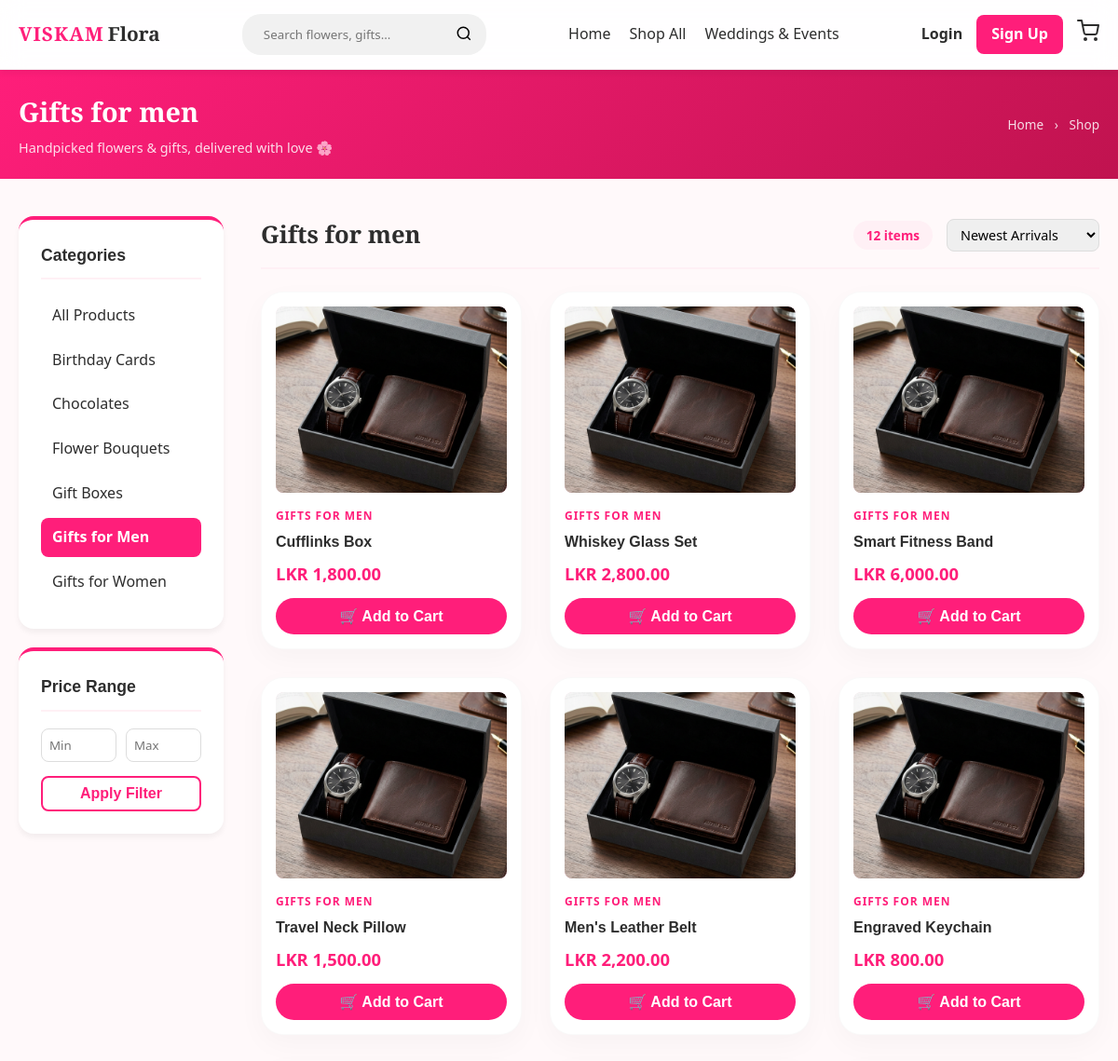
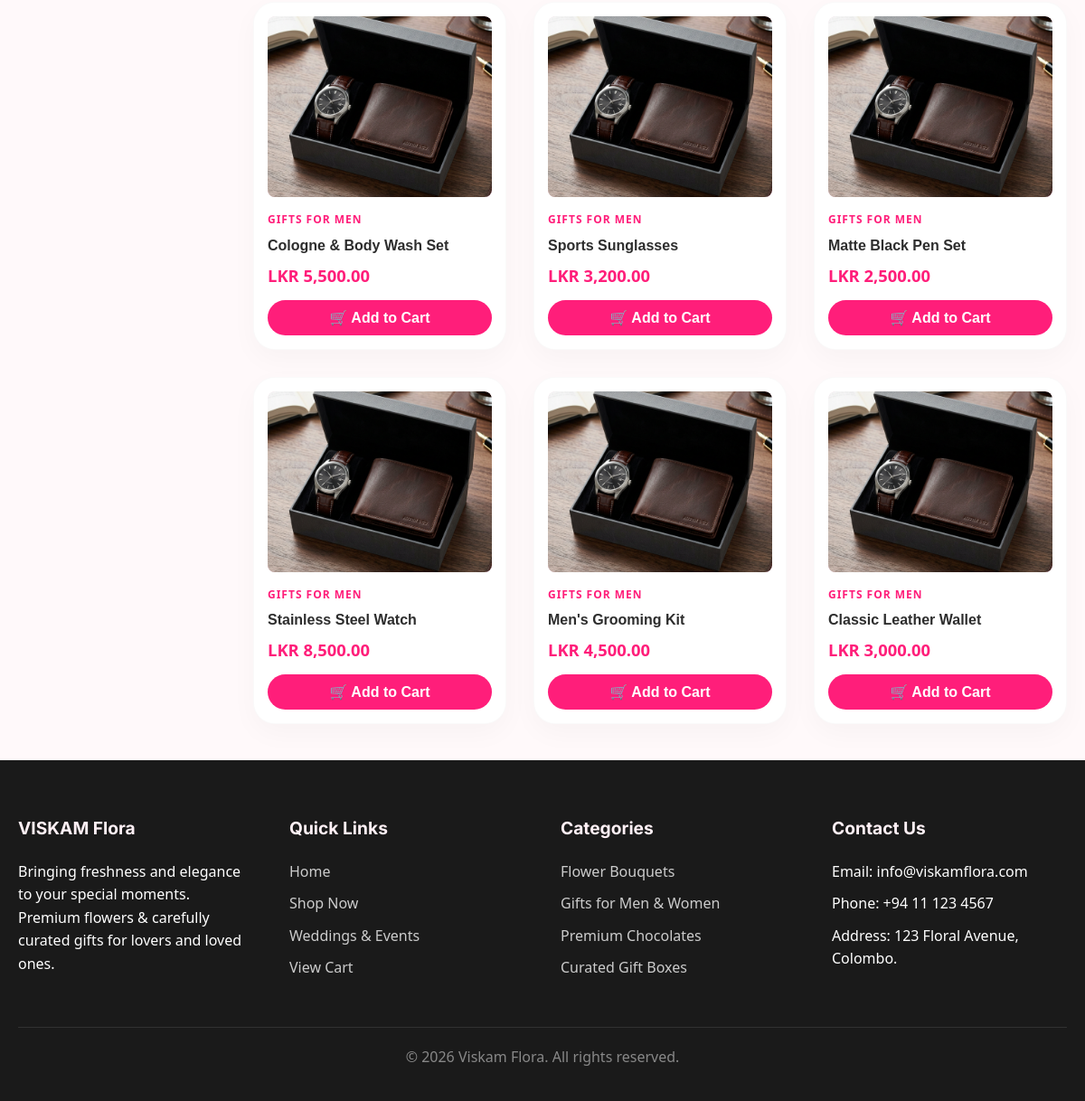
Screenshot of /products/index.php?cat=gifts-for-men with the database file from the repository (2 pictures, top to bottom).
### tables this page shows
CREATE TABLE IF NOT EXISTS categories (
    id INT AUTO_INCREMENT PRIMARY KEY,
    name VARCHAR(50) NOT NULL,
    slug VARCHAR(50) NOT NULL UNIQUE,
    created_at TIMESTAMP DEFAULT CURRENT_TIMESTAMP
);

CREATE TABLE IF NOT EXISTS products (
    id INT AUTO_INCREMENT PRIMARY KEY,
    category_id INT,
    name VARCHAR(150) NOT NULL,
    short_desc VARCHAR(255),
    long_desc TEXT,
    price DECIMAL(10,2) NOT NULL,
    image VARCHAR(255) DEFAULT 'placeholder.jpg',
    stock_qty INT DEFAULT 10,
    is_featured BOOLEAN DEFAULT 0,
    created_at TIMESTAMP DEFAULT CURRENT_TIMESTAMP,
    FOREIGN KEY (category_id) REFERENCES categories(id) ON DELETE SET NULL
);

### includes/helpers.php (called while the page is built, shortened)
<?php
function format_price($amount) {
    return "LKR " . number_format($amount, 2);
}
function sanitize_input($conn, $data) {
    $data = trim($data);
    $data = stripslashes($data);
    $data = htmlspecialchars($data);
    return $conn->real_escape_string($data);
}
function get_image_url($img_name) {
    $default = 'https://images.unsplash.com/photo-1563241527-2804ec6fc970?q=60&w=300&auto=format&fit=crop';
    $path = __DIR__ . '/../uploads/' . $img_name;
    if (file_exists($path)) {
        return BASE_URL . 'uploads/' . $img_name;
    }
    return $default;
}
?>

### products/index.php (the view, shortened to what this page needs)
<?php
require_once __DIR__ . '/../config/db.php';
require_once __DIR__ . '/../includes/helpers.php';
$cat_slug = isset($_GET['cat']) ? sanitize_input($conn, $_GET['cat']) : '';
$search_query = isset($_GET['q']) ? sanitize_input($conn, $_GET['q']) : '';
$query = "SELECT p.*, c.name as category_name, c.slug as category_slug
          FROM products p
          LEFT JOIN categories c ON p.category_id = c.id
          WHERE 1=1";
$params = [];
$types = "";
if ($cat_slug) {
    $query .= " AND c.slug = ?";
    $params[] = $cat_slug;
    $types .= "s";
}
$min_price = isset($_GET['min_price']) && is_numeric($_GET['min_price']) ? (float)$_GET['min_price'] : '';
$max_price = isset($_GET['max_price']) && is_numeric($_GET['max_price']) ? (float)$_GET['max_price'] : '';
$sort = isset($_GET['sort']) ? $_GET['sort'] : 'newest';
switch($sort) {
    case 'newest':
    default:           $query .= " ORDER BY p.id DESC"; break;
}
$qm = [];
$q_str = http_build_query($qm);
$q_str = $q_str ? '&' . $q_str : '';
$stmt = $conn->prepare($query);
if ($types) {
    $stmt->bind_param($types, ...$params);
}
$stmt->execute();
$result = $stmt->get_result();
$categories = $conn->query("SELECT * FROM categories ORDER BY name ASC");
?>
<!DOCTYPE html>
<html lang="en">
<head>
    <link rel="stylesheet" href="<?= BASE_URL ?>assets/css/style.css">
</head>
<body>
    <?php include __DIR__ . '/../includes/navbar.php'; ?>
    <div style="background: linear-gradient(135deg, #FF1E7A 0%, #c0134f 100%); color:#fff; padding: 22px 0; margin-bottom: 0;">
        <div class="container" style="display:flex; justify-content:space-between; align-items:center;">
            <div>
                <h1 style="font-size:1.8rem; margin:0; color:#fff;">
                    <?php
                        if($search_query) echo "Search: <em style='font-style:italic;'>" . htmlspecialchars($search_query) . "</em>";
                        elseif($cat_slug) echo htmlspecialchars(str_replace('-', ' ', ucwords($cat_slug)));
                        else echo "Shop All";
                    ?>
                </h1>
                <p style="margin:4px 0 0; opacity:0.85; font-size:0.9rem;">Handpicked flowers &amp; gifts, delivered with love 🌸</p>
            </div>
            <nav style="font-size:0.85rem; opacity:0.85;">
                <a href="<?= BASE_URL ?>index.php" style="color:#fff;">Home</a>
                <span style="margin:0 8px;">›</span>
                <span>Shop</span>
            </nav>
        </div>
    </div>
    <div class="container products-layout" style="margin: 40px auto; min-height: 60vh;">
        <aside class="products-sidebar">
            <div style="background:#fff; padding:24px; border-radius:var(--border-radius-md); box-shadow:var(--shadow-sm); border-top:4px solid var(--primary-color);">
                <h3 style="margin-bottom:18px; font-size:1.1rem; border-bottom:2px solid var(--accent-color); padding-bottom:10px; color:var(--text-main); font-family:'Outfit',sans-serif;">Categories</h3>
                <ul class="products-cat-list" style="list-style:none; padding:0;">
                    <li style="margin-bottom:6px;">
                        <a href="index.php<?= $q_str ? '?'.ltrim($q_str, '&') : '' ?>" style="display:block; padding:8px 12px; border-radius:8px; color: <?= !$cat_slug ? '#fff' : 'var(--text-main)' ?>; background: <?= !$cat_slug ? 'var(--primary-color)' : 'transparent' ?>; font-weight: <?= !$cat_slug ? '700' : '400' ?>; transition:all 0.2s;">All Products</a>
                    </li>
                    <?php while($c = $categories->fetch_assoc()): ?>
                        <li style="margin-bottom:6px;">
                            <a href="?cat=<?= $c['slug'] ?><?= $q_str ?>"
                               style="display:block; padding:8px 12px; border-radius:8px; color: <?= $cat_slug === $c['slug'] ? '#fff' : 'var(--text-main)' ?>; background: <?= $cat_slug === $c['slug'] ? 'var(--primary-color)' : 'transparent' ?>; font-weight: <?= $cat_slug === $c['slug'] ? '700' : '400' ?>; transition:all 0.2s;">
                                <?= htmlspecialchars($c['name']) ?>
                            </a>
                        </li>
                    <?php endwhile; ?>
                </ul>
            </div>
            <div style="background:#fff; padding:24px; border-radius:var(--border-radius-md); box-shadow:var(--shadow-sm); margin-top:20px; border-top:4px solid var(--primary-color);">
                <h3 style="margin-bottom:18px; font-size:1.1rem; border-bottom:2px solid var(--accent-color); padding-bottom:10px; color:var(--text-main); font-family:'Outfit',sans-serif;">Price Range</h3>
                <form action="index.php" method="GET">
                    <div style="display:flex; gap:10px; margin-bottom:15px;">
                        <input type="number" name="min_price" placeholder="Min" class="form-control" style="padding:8px;" value="<?= $min_price !== '' ? htmlspecialchars($min_price) : '' ?>">
                        <input type="number" name="max_price" placeholder="Max" class="form-control" style="padding:8px;" value="<?= $max_price !== '' ? htmlspecialchars($max_price) : '' ?>">
                    </div>
                    <button type="submit" class="btn btn-outline" style="width:100%; padding:8px;">Apply Filter</button>
                </form>
            </div>
        </aside>
        <main class="products-main">
            <div style="margin-bottom: 24px; display:flex; justify-content:space-between; align-items:center; border-bottom:2px solid var(--accent-color); padding-bottom:14px; flex-wrap:wrap; gap:10px;">
                <h2 style="font-size:1.6rem; margin:0; color:var(--text-main);">
                    <?php
                        if($search_query) echo "Results for &lsquo;" . htmlspecialchars($search_query) . "&rsquo;";
                        elseif($cat_slug) echo htmlspecialchars(str_replace('-', ' ', ucwords($cat_slug)));
                        else echo "All Products";
                    ?>
                </h2>
                <div style="display:flex; align-items:center; gap:15px;">
                    <span style="background:var(--accent-color); color:var(--primary-color); font-weight:700; padding:5px 14px; border-radius:50px; font-size:0.85rem;"><?= $result->num_rows ?> items</span>
                    <form action="index.php" method="GET" style="display:flex; align-items:center;">
                        <select name="sort" class="form-control" style="padding:6px 10px; font-size:0.9rem; border-radius:8px; cursor:pointer;" onchange="this.form.submit()">
                            <option value="newest" <?= $sort==='newest'?'selected':'' ?>>Newest Arrivals</option>
                        </select>
                    </form>
                </div>
            </div>
            <?php if($result->num_rows > 0): ?>
                <div class="product-grid" style="grid-template-columns: repeat(auto-fill, minmax(240px, 1fr));">
                    <?php while($product = $result->fetch_assoc()): ?>
                        <div class="product-card">
                            <a href="detail.php?id=<?= $product['id'] ?>" style="display:block; overflow:hidden; border-radius:var(--border-radius-sm);">
                                <img src="<?= htmlspecialchars(get_image_url($product['image'])) ?>" alt="<?= htmlspecialchars($product['name']) ?>" class="product-image" loading="lazy" style="height:200px; transition:transform 0.4s ease;">
                            </a>
                            <div class="product-info">
                                <span style="font-size:0.75rem; color:var(--primary-color); text-transform:uppercase; letter-spacing:1px; font-weight:600;"><?= htmlspecialchars($product['category_name']) ?></span>
                                <a href="detail.php?id=<?= $product['id'] ?>">
                                    <h3 class="product-title" style="font-size:1rem; margin:6px 0;"><?= htmlspecialchars($product['name']) ?></h3>
                                </a>
                                <p class="product-price" style="font-size:1.15rem; margin-bottom:12px;"><?= format_price($product['price']) ?></p>
                                <div class="product-actions" style="margin-top:auto;">
                                    <form action="<?= BASE_URL ?>cart/cart_page.php" method="POST" style="width:100%;">
                                        <button type="submit" class="btn btn-primary" style="width: 100%; padding:10px; border-radius:50px;">🛒 Add to Cart</button>
                                    </form>
                                </div>
                            </div>
                        </div>
                    <?php endwhile; ?>
                </div>
            <?php endif; ?>
        </main>
    </div>
    <?php include __DIR__ . '/../includes/footer.php'; ?>

### assets/css/style.css (style rules this page uses)
:root { --primary-color: #FF1E7A; --primary-hover: #E01961; --secondary-color: #FFB3CA; --accent-color: #FFF0F5; --bg-color: #FFF9FA; --surface-color: #FFFFFF; --text-main: #2D2D2D; --text-muted: #757575; --border-radius-sm: 8px; --border-radius-md: 16px; --border-radius-lg: 24px; --shadow-sm: 0 4px 6px rgba(0,0,0,0.05); --shadow-md: 0 10px 20px rgba(0,0,0,0.08); --shadow-hover: 0 15px 30px rgba(178, 58, 72, 0.15); --transition: all 0.3s cubic-bezier(0.25, 0.8, 0.25, 1); }
* { margin: 0; padding: 0; box-sizing: border-box; }
body { font-family: 'Outfit', system-ui, -apple-system, sans-serif; background-color: var(--bg-color); color: var(--text-main); line-height: 1.6; min-height: 100vh; display: flex; flex-direction: column; }
a { text-decoration: none; color: inherit; transition: var(--transition); }
ul { list-style: none; }
img { max-width: 100%; border-radius: var(--border-radius-md); }
.container { width: 100%; max-width: 1200px; margin: 0 auto; padding: 0 20px; }
h1, h2, h3, h4, h5, h6 { font-family: 'Playfair Display', serif; color: var(--text-main); margin-bottom: 0.5rem; font-weight: 700; }
h1 { font-size: 3rem; }
h2 { font-size: 2.5rem; }
h3 { font-size: 1.75rem; }
p { margin-bottom: 1rem; }
.btn { display: inline-block; padding: 12px 24px; border-radius: var(--border-radius-sm); font-weight: 600; cursor: pointer; border: none; transition: var(--transition); text-align: center; font-size: 1rem; }
.btn-primary { background-color: var(--primary-color); color: #fff; }
.btn-outline { background-color: transparent; color: var(--primary-color); border: 2px solid var(--primary-color); }
.form-control { width: 100%; padding: 12px 15px; border: 1px solid #ddd; border-radius: var(--border-radius-sm); transition: var(--transition); font-family: inherit; }
.product-grid { display: grid; grid-template-columns: repeat(auto-fill, minmax(280px, 1fr)); gap: 30px; }
.product-card { background: var(--surface-color); border-radius: var(--border-radius-lg); padding: 15px; box-shadow: 0 10px 30px rgba(0,0,0,0.03); transition: var(--transition); position: relative; display: flex; flex-direction: column; border: 1px solid rgba(0,0,0,0.02); }
.product-image { height: 250px; width: 100%; object-fit: cover; border-radius: var(--border-radius-sm); margin-bottom: 15px; }
.product-info { flex-grow: 1; display: flex; flex-direction: column; }
.product-title { font-size: 1.25rem; margin: 10px 0 5px; color: var(--text-main); font-family: 'Outfit', sans-serif; font-weight: 700; }
.product-price { color: var(--primary-color); font-size: 1.4rem; font-weight: 900; margin-bottom: 20px; }
.product-actions { display: flex; gap: 10px; margin-top: auto; }
.product-actions .btn { flex: 1; padding: 10px; }
.product-image { background: linear-gradient(135deg, #fce4ec 0%, #f8bbd9 100%); color: var(--primary-color); display: block; }
.product-card .product-image { min-height: 200px; object-fit: cover; width: 100%; }
.products-layout { display: flex; gap: 40px; }
.products-sidebar { width: 220px; position: sticky; top: 100px; align-self: flex-start; flex-shrink: 0; }
.products-main { flex-grow: 1; }

### rows the page displays
categories: name "Birthday Cards"
categories: name "Chocolates"
categories: name "Flower Bouquets"
categories: name "Gift Boxes"
categories: name "Gifts for Men"
categories: name "Gifts for Women"
products: image (picture), category.name "GIFTS FOR MEN", name "Cufflinks Box", price "LKR 1,800.00"
products: image (picture), category.name "GIFTS FOR MEN", name "Whiskey Glass Set", price "LKR 2,800.00"
products: image (picture), category.name "GIFTS FOR MEN", name "Smart Fitness Band", price "LKR 6,000.00"
products: image (picture), category.name "GIFTS FOR MEN", name "Travel Neck Pillow", price "LKR 1,500.00"
products: image (picture), category.name "GIFTS FOR MEN", name "Men's Leather Belt", price "LKR 2,200.00"
products: image (picture), category.name "GIFTS FOR MEN", name "Engraved Keychain", price "LKR 800.00"
products: image (picture), category.name "GIFTS FOR MEN", name "Cologne & Body Wash Set", price "LKR 5,500.00"
products: image (picture), category.name "GIFTS FOR MEN", name "Sports Sunglasses", price "LKR 3,200.00"
products: image (picture), category.name "GIFTS FOR MEN", name "Matte Black Pen Set", price "LKR 2,500.00"
products: image (picture), category.name "GIFTS FOR MEN", name "Stainless Steel Watch", price "LKR 8,500.00"
products: image (picture), category.name "GIFTS FOR MEN", name "Men's Grooming Kit", price "LKR 4,500.00"
products: image (picture), category.name "GIFTS FOR MEN", name "Classic Leather Wallet", price "LKR 3,000.00"

### other values shown
str_replace('-', ' ', ucwords($cat_slug)) "Gifts for men"
$result->num_rows "12"
